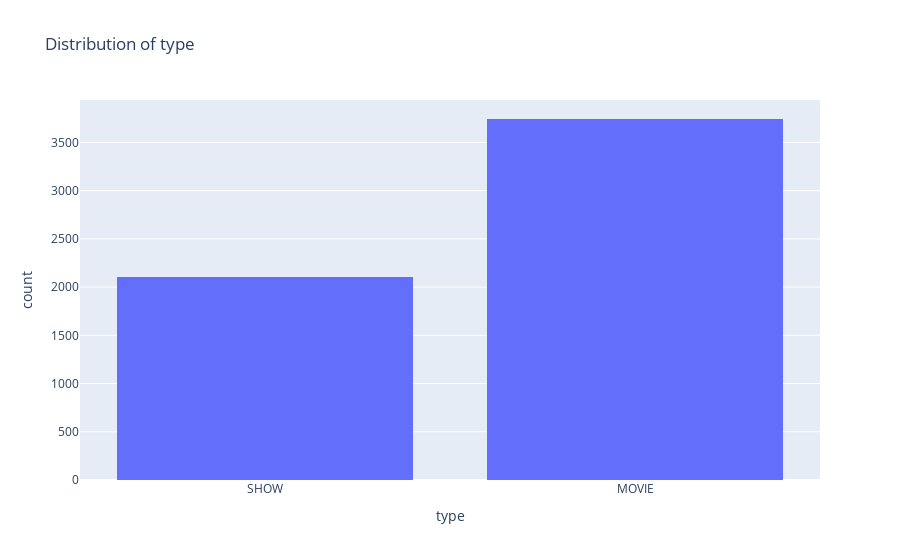

Notebook source saved alongside this figure:
### Markdown cell above
# Content Type Distribution

### Code cell
uni_analysis.plot_count('type')

### Figure 1 — Plotly figure (JSON) as saved in the notebook; plotly's stock layout.template omitted (floating-point values rounded to 4 significant figures; data arrays with more than 128 entries replaced by an {"elided": "..."} marker saying what was removed)
{"data": [{"alignmentgroup": "True", "bingroup": "x", "hovertemplate": "type=%{x}<br>count=%{y}<extra></extra>", "legendgroup": "", "marker": {"color": "#636efa", "pattern": {"shape": ""}}, "name": "", "offsetgroup": "", "orientation": "v", "showlegend": false, "type": "histogram", "x": {"elided": "5849 str values"}, "xaxis": "x", "yaxis": "y"}], "layout": {"barmode": "relative", "legend": {"tracegroupgap": 0}, "title": {"text": "Distribution of type"}, "xaxis": {"anchor": "y", "domain": [0, 1], "title": {"text": "type"}}, "yaxis": {"anchor": "x", "domain": [0, 1], "title": {"text": "count"}}}}
